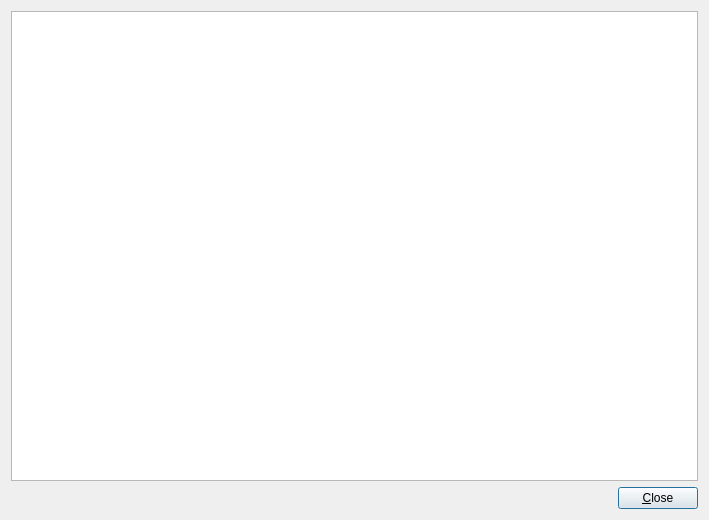
<?xml version="1.0" encoding="UTF-8"?>
<ui version="4.0">
 <class>DetailDialog</class>
 <widget class="QDialog" name="DetailDialog">
  <property name="geometry">
   <rect>
    <x>0</x>
    <y>0</y>
    <width>709</width>
    <height>520</height>
   </rect>
  </property>
  <property name="windowTitle">
   <string>Details</string>
  </property>
  <layout class="QVBoxLayout" name="verticalLayout">
   <item>
    <widget class="QTextBrowser" name="detailViewer">
     <property name="textInteractionFlags">
      <set>Qt::LinksAccessibleByMouse</set>
     </property>
     <property name="openLinks">
      <bool>false</bool>
     </property>
    </widget>
   </item>
   <item>
    <layout class="QHBoxLayout" name="horizontalLayout">
     <item>
      <spacer name="horizontalSpacer">
       <property name="orientation">
        <enum>Qt::Horizontal</enum>
       </property>
       <property name="sizeHint" stdset="0">
        <size>
         <width>40</width>
         <height>20</height>
        </size>
       </property>
      </spacer>
     </item>
     <item>
      <widget class="QPushButton" name="closeButton">
       <property name="text">
        <string>&amp;Close</string>
       </property>
      </widget>
     </item>
    </layout>
   </item>
  </layout>
 </widget>
 <resources/>
 <connections>
  <connection>
   <sender>closeButton</sender>
   <signal>clicked()</signal>
   <receiver>DetailDialog</receiver>
   <slot>accept()</slot>
   <hints>
    <hint type="sourcelabel">
     <x>650</x>
     <y>493</y>
    </hint>
    <hint type="destinationlabel">
     <x>354</x>
     <y>259</y>
    </hint>
   </hints>
  </connection>
 </connections>
</ui>
